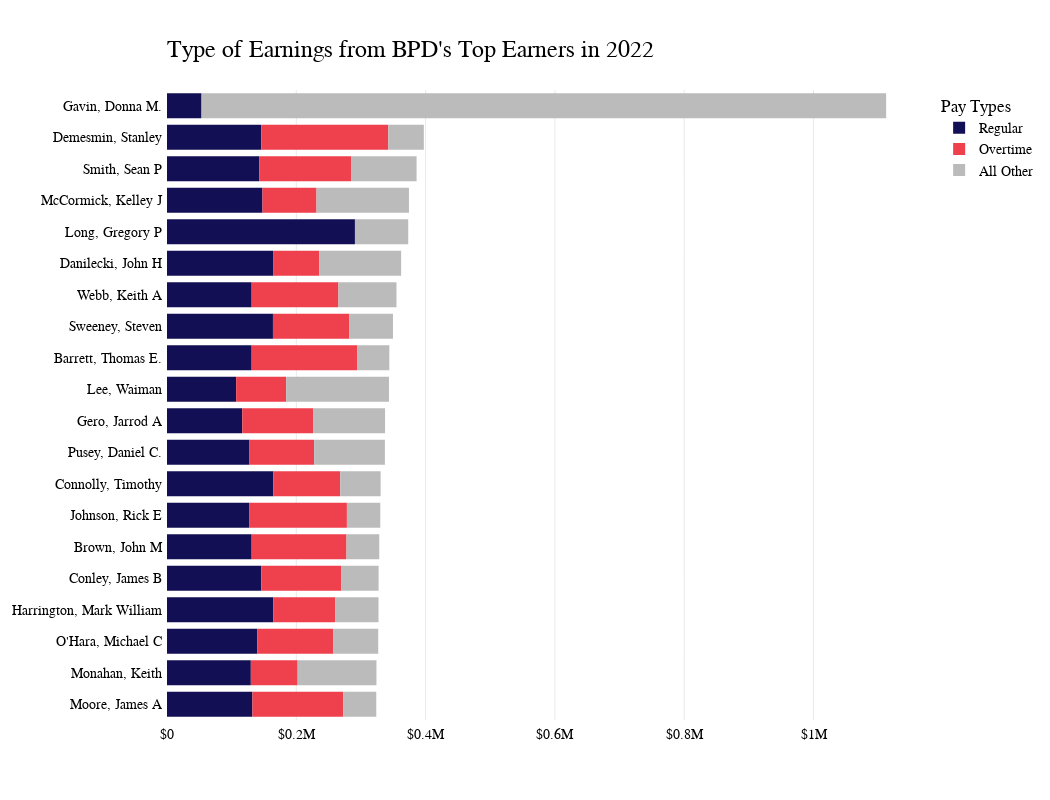

Write notebook code for a chart like this one.
### Code cell
top20_gross_22 = top20_gross_22.rename(columns={"REGULAR": "Regular", "OVERTIME": "Overtime", "ALL_OTHER": "All Other"})

fig = px.bar(top20_gross_22, x=['Regular', 'Overtime', 'All Other'], y='NAME', orientation='h', title='<b>2022 Top Earners<b>', color_discrete_sequence=['#130F54', '#EF404E', '#BBBBBB'])
# remove the x and y labels
fig.update_layout(xaxis_title='', yaxis_title='')
fig.update_layout(font=dict(family="GT America", size=12, color="#000000"))

# make the background color to be transparent 
fig.update_layout(plot_bgcolor='rgba(0,0,0,0)')
fig.update_xaxes(showgrid=True, gridwidth=0.5, gridcolor='LightGray')
fig.update_yaxes(autorange="reversed")
# Aesthetic customizations
fig.update_layout(
    plot_bgcolor='rgba(0,0,0,0)',
    font_family="GT America",
    font_color="black",
    font_size=14,
    xaxis_title=None,
    yaxis_title=None,
    xaxis_tickprefix = '$',
    margin=dict(
        l=100,
        r=100,
        b=80,
        t=90,
        pad=4
    ),
    height=800,
    width=1050,
    legend_title_text='Pay Types'
)

# Customize title!
fig.update_layout(
    title=go.layout.Title(
        text="Type of Earnings from BPD's Top Earners in 2022",
        xref="paper",
        x=0,
        y=.95,
        font_family="GT America Bold",
        font_size=24
    )
)
fig.update_traces(marker_line_width = 0)


fig.show()

### Figure 1 — Plotly figure (JSON) as saved in the notebook; plotly's stock layout.template omitted (floating-point values rounded to 4 significant figures)
{"data": [{"alignmentgroup": "True", "hovertemplate": "variable=Regular<br>value=%{x}<br>NAME=%{y}<extra></extra>", "legendgroup": "Regular", "marker": {"color": "#130F54", "line": {"width": 0}, "pattern": {"shape": ""}}, "name": "Regular", "offsetgroup": "Regular", "orientation": "h", "showlegend": true, "textposition": "auto", "type": "bar", "x": [53230.0, 145800.0, 142500.0, 147700.0, 290700.0, 164100.0, 130900.0, 163900.0, 130900.0, 107000.0, 116400.0, 127600.0, 164500.0, 127600.0, 130900.0, 145800.0, 164500.0, 139500.0, 129700.0, 132100.0], "xaxis": "x", "y": ["Gavin, Donna M.", "Demesmin, Stanley", "Smith, Sean P", "McCormick, Kelley J", "Long, Gregory P", "Danilecki, John H", "Webb, Keith A", "Sweeney, Steven", "Barrett, Thomas E.", "Lee, Waiman", "Gero, Jarrod A", "Pusey, Daniel C.", "Connolly, Timothy", "Johnson, Rick E", "Brown, John M", "Conley, James B", "Harrington, Mark William", "O'Hara, Michael C", "Monahan, Keith", "Moore, James A"], "yaxis": "y"}, {"alignmentgroup": "True", "hovertemplate": "variable=Overtime<br>value=%{x}<br>NAME=%{y}<extra></extra>", "legendgroup": "Overtime", "marker": {"color": "#EF404E", "line": {"width": 0}, "pattern": {"shape": ""}}, "name": "Overtime", "offsetgroup": "Overtime", "orientation": "h", "showlegend": true, "textposition": "auto", "type": "bar", "x": [463.5, 196500.0, 142700.0, 83590.0, 0, 71320.0, 134200.0, 118200.0, 163500.0, 77290.0, 110000.0, 99930.0, 103400.0, 150700.0, 146800.0, 123900.0, 95540.0, 117700.0, 72440.0, 140518], "xaxis": "x", "y": ["Gavin, Donna M.", "Demesmin, Stanley", "Smith, Sean P", "McCormick, Kelley J", "Long, Gregory P", "Danilecki, John H", "Webb, Keith A", "Sweeney, Steven", "Barrett, Thomas E.", "Lee, Waiman", "Gero, Jarrod A", "Pusey, Daniel C.", "Connolly, Timothy", "Johnson, Rick E", "Brown, John M", "Conley, James B", "Harrington, Mark William", "O'Hara, Michael C", "Monahan, Keith", "Moore, James A"], "yaxis": "y"}, {"alignmentgroup": "True", "hovertemplate": "variable=All Other<br>value=%{x}<br>NAME=%{y}<extra></extra>", "legendgroup": "All Other", "marker": {"color": "#BBBBBB", "line": {"width": 0}, "pattern": {"shape": ""}}, "name": "All Other", "offsetgroup": "All Other", "orientation": "h", "showlegend": true, "textposition": "auto", "type": "bar", "x": [1059000.0, 54970.0, 100800.0, 142900.0, 82430.0, 126700.0, 89770.0, 67430.0, 49460.0, 159000.0, 110800.0, 109500.0, 62460.0, 51580.0, 50640.0, 57600.0, 67080.0, 69530.0, 121900.0, 51100.0], "xaxis": "x", "y": ["Gavin, Donna M.", "Demesmin, Stanley", "Smith, Sean P", "McCormick, Kelley J", "Long, Gregory P", "Danilecki, John H", "Webb, Keith A", "Sweeney, Steven", "Barrett, Thomas E.", "Lee, Waiman", "Gero, Jarrod A", "Pusey, Daniel C.", "Connolly, Timothy", "Johnson, Rick E", "Brown, John M", "Conley, James B", "Harrington, Mark William", "O'Hara, Michael C", "Monahan, Keith", "Moore, James A"], "yaxis": "y"}], "layout": {"barmode": "relative", "font": {"color": "black", "family": "GT America", "size": 14}, "height": 800, "legend": {"title": {"text": "Pay Types"}, "tracegroupgap": 0}, "margin": {"b": 80, "l": 100, "pad": 4, "r": 100, "t": 90}, "plot_bgcolor": "rgba(0,0,0,0)", "title": {"font": {"family": "GT America Bold", "size": 24}, "text": "Type of Earnings from BPD's Top Earners in 2022", "x": 0, "xref": "paper", "y": 0.95}, "width": 1050, "xaxis": {"anchor": "y", "domain": [0, 1], "gridcolor": "LightGray", "gridwidth": 0.5, "showgrid": true, "tickprefix": "$", "title": {}}, "yaxis": {"anchor": "x", "autorange": "reversed", "domain": [0, 1], "title": {}}}}
